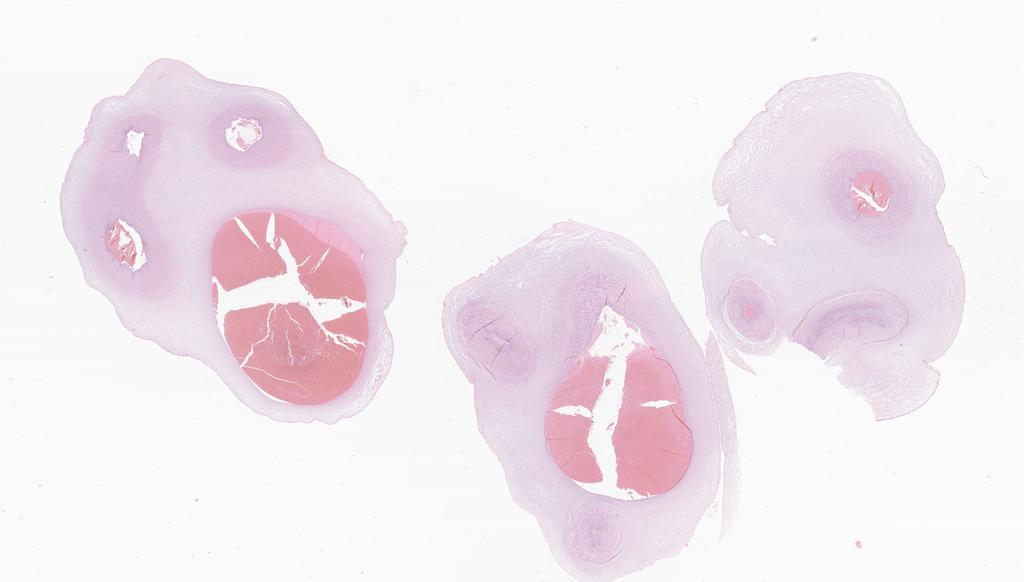
#> input picture backend/analysis/images/case200.jpg, 1024 x 582 px; its folder holds 3 pictures in this run
$ python stain.py
#> lines starting #> are read from the running program, lines starting #| are printed output that depends on the picture
import os
import cv2
import numpy as np
from PIL import Image
import matplotlib.pyplot as plt
import matplotlib
matplotlib.use('Agg')

# ── config ───────────────────────────────────────────────────────────────────
IMAGE_FOLDER   = "images"
OUTPUT_FOLDER  = "output"
REFERENCE_IMAGE = "images/case200.jpg"
# ─────────────────────────────────────────────────────────────────────────────

os.makedirs(OUTPUT_FOLDER, exist_ok=True)

img_paths = sorted([
    os.path.join(IMAGE_FOLDER, f)
    for f in os.listdir(IMAGE_FOLDER)
    if f.lower().endswith((".jpg", ".jpeg", ".png"))
])

print("Found images:", img_paths)

def reinhard_normalise(source, target):
    source_lab = cv2.cvtColor(source, cv2.COLOR_RGB2LAB).astype(float)
    target_lab = cv2.cvtColor(target, cv2.COLOR_RGB2LAB).astype(float)
    for i in range(3):
        source_lab[:,:,i] = (source_lab[:,:,i] - source_lab[:,:,i].mean()) \
                           / (source_lab[:,:,i].std() + 1e-6) \
                           * target_lab[:,:,i].std() \
                           + target_lab[:,:,i].mean()
    return cv2.cvtColor(np.clip(source_lab, 0, 255).astype(np.uint8), cv2.COLOR_LAB2RGB)

# Load reference
reference = np.array(Image.open(REFERENCE_IMAGE).convert("RGB"))
#> reference is the input picture: shape (582, 1024, 3); mean R, G, B 242.6, 233.8, 239

for img_path in img_paths:
    print(f"Processing: {img_path}")
    original  = np.array(Image.open(img_path).convert("RGB"))

    try:
        normalised = reinhard_normalise(original, reference)
#> in reinhard_normalise, `source_lab = cv2.cvtColor(source, cv2.COLOR_RGB2LAB).astype(float)`:
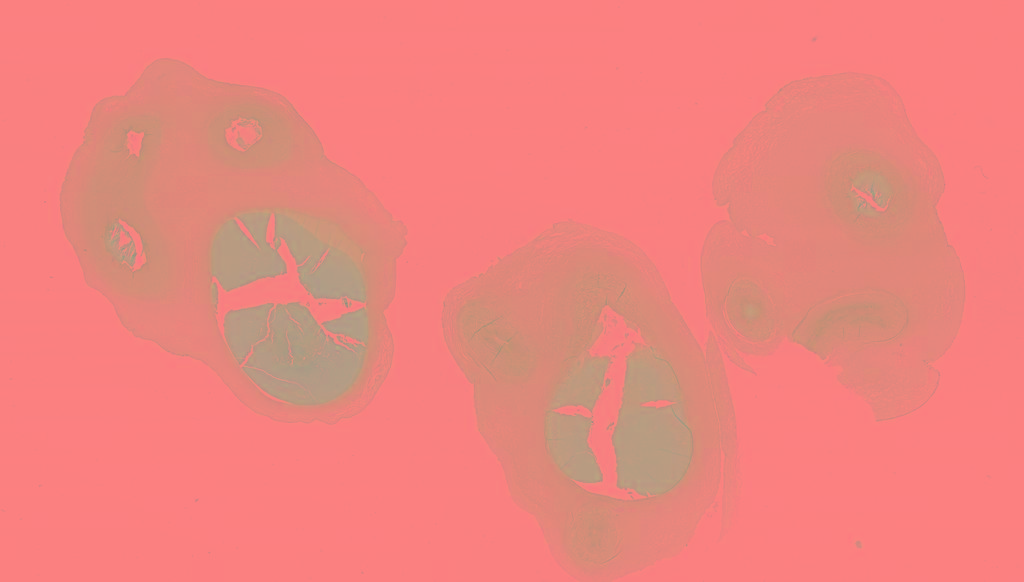
#> source_lab: shape (582, 1024, 3) float64; mean R, G, B 238.5, 132.1, 126.6
    except Exception as e:
        print(f"Skipping {img_path}: {e}")
        continue

    fig, axes = plt.subplots(1, 2, figsize=(12, 6))
    axes[0].imshow(original);   axes[0].set_title("Before"); axes[0].axis("off")
    axes[1].imshow(normalised); axes[1].set_title("After");  axes[1].axis("off")
    plt.tight_layout()

    out_name = os.path.splitext(os.path.basename(img_path))[0] + "_comparison.png"
    plt.savefig(os.path.join(OUTPUT_FOLDER, out_name), dpi=150)
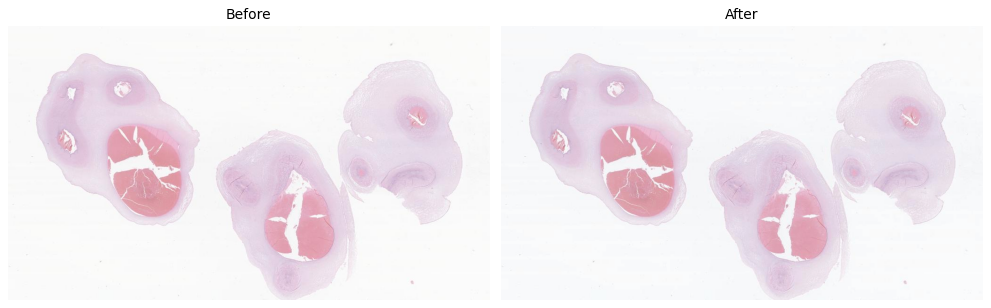
#> figure drawn by matplotlib, 2 panels
    plt.close()
    print(f"Saved: {out_name}")
#> pass 2 of the loop `for img_path in img_paths:`:
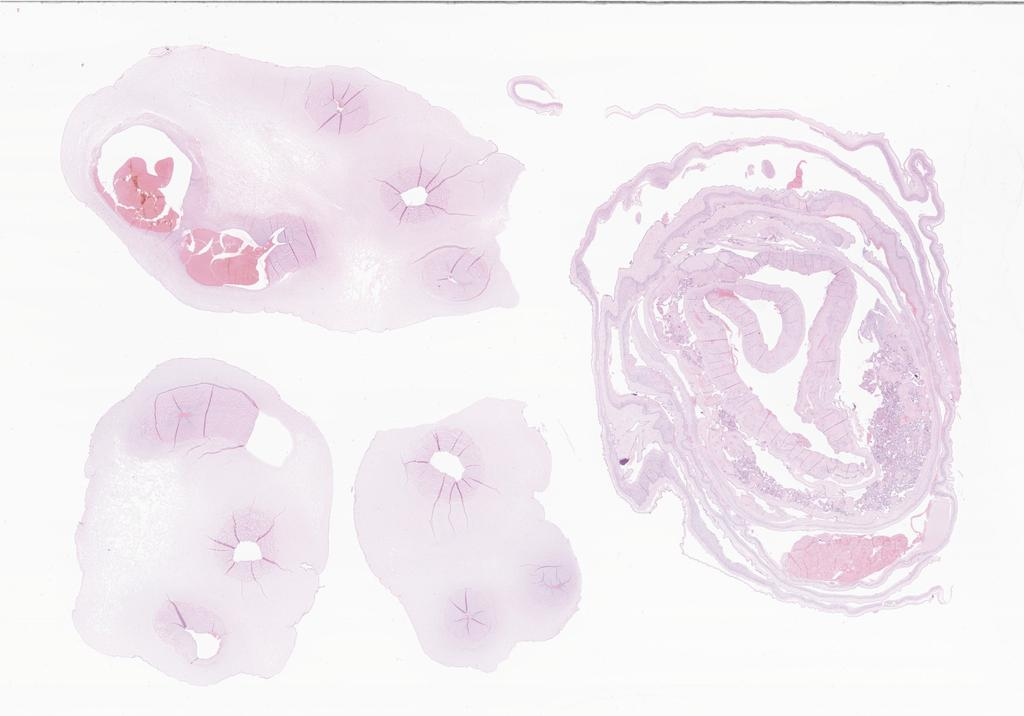
#> input picture backend/analysis/images/case211.jpg, 1024 x 716 px
#> original is the input picture: shape (716, 1024, 3); mean R, G, B 243.2, 236.9, 241.9
#> after the loop in reinhard_normalise (call 2), `for i in range(3):`:
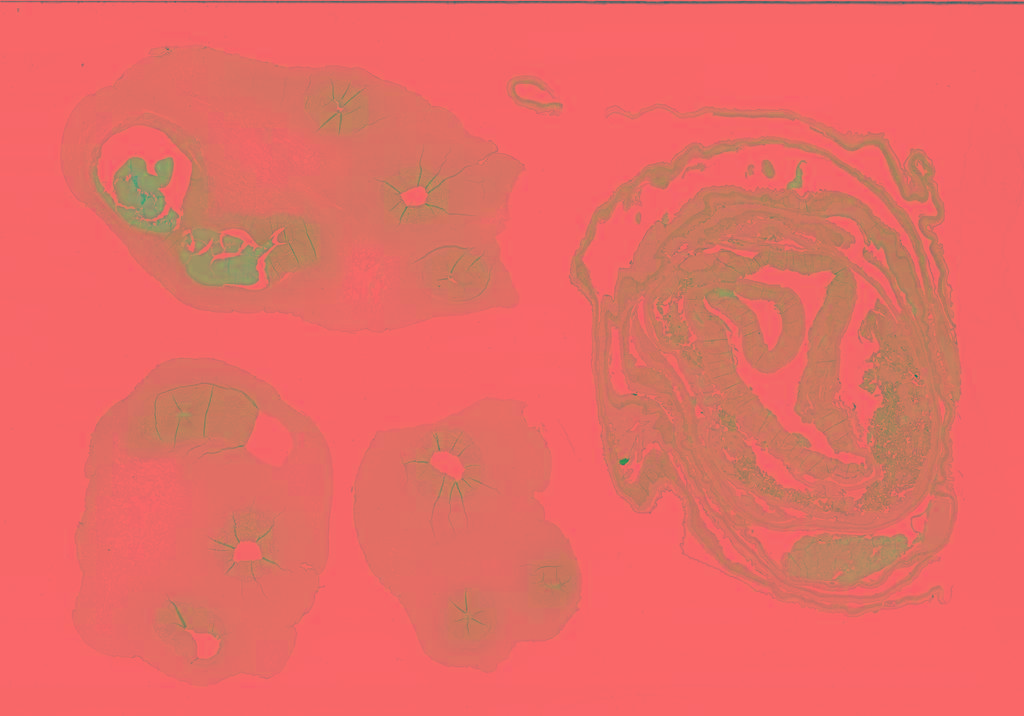
#> source_lab: shape (716, 1024, 3) float64; mean R, G, B 238.5, 132.1, 126.6; drawn with min black and max white
#> `plt.savefig(os.path.join(OUTPUT_FOLDER, out_name), dpi=150)`:
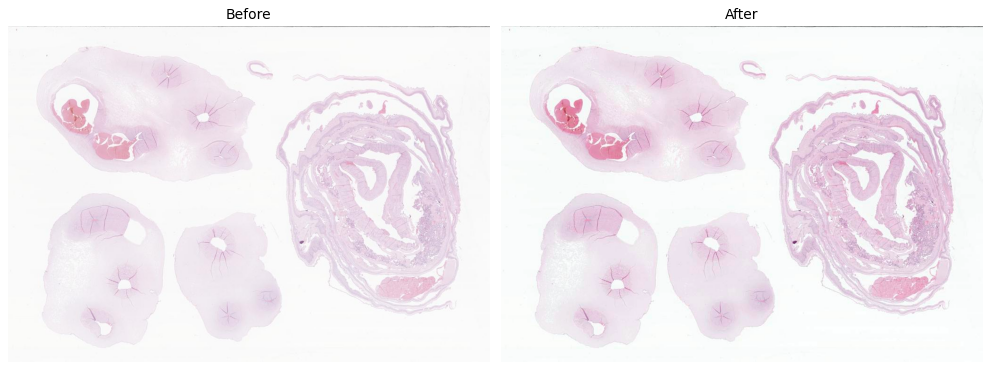
#> figure drawn by matplotlib, 2 panels
#> pass 3 of the loop `for img_path in img_paths:`:
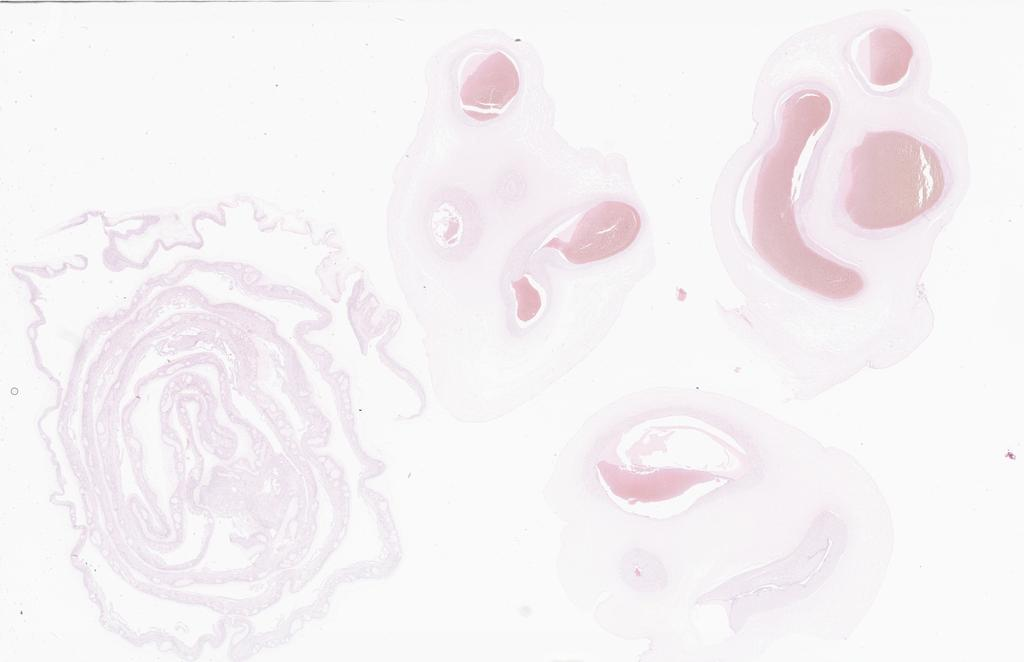
#> input picture backend/analysis/images/case267.jpg, 1024 x 662 px
#> original is the input picture: shape (662, 1024, 3); mean R, G, B 245.9, 242.2, 244.4
#> after the loop in reinhard_normalise (call 3), `for i in range(3):`:
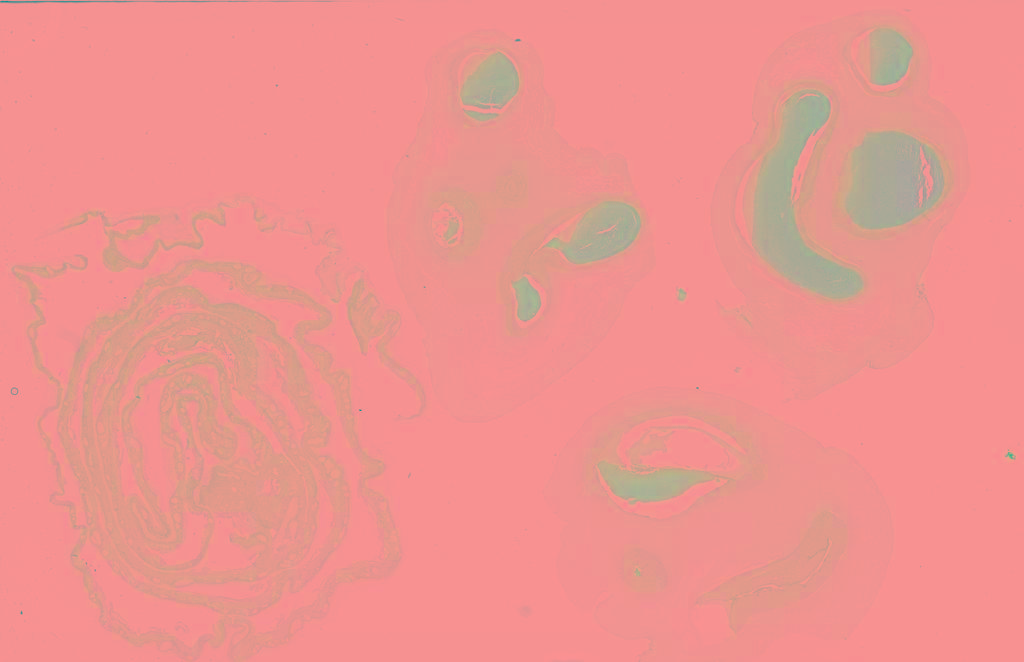
#> source_lab: shape (662, 1024, 3) float64; mean R, G, B 238.5, 132.1, 126.6; drawn with min black and max white
#> `plt.savefig(os.path.join(OUTPUT_FOLDER, out_name), dpi=150)`:
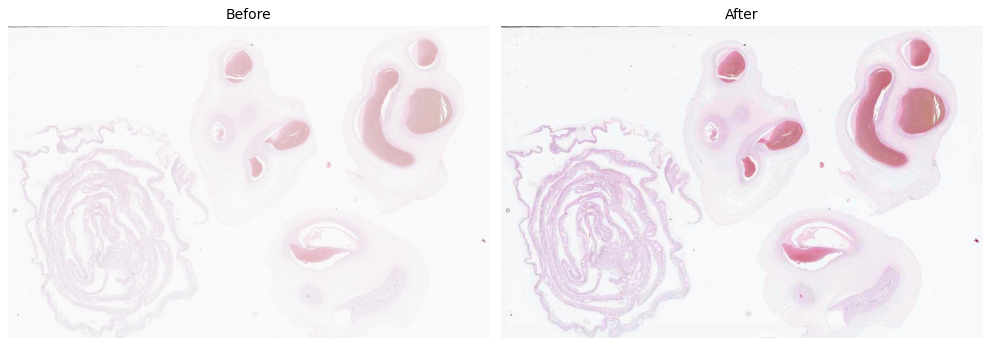
#> figure drawn by matplotlib, 2 panels

print("Done!")
